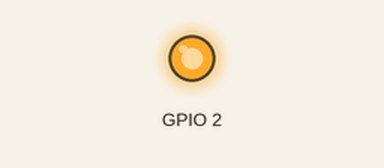
Recording of a program running on a simulated ESP8266 (NodeMCU). Shown: output pins drawn as LEDs (lit = HIGH). WiFi joins after 1.5 s; servers stay silent unless stated; what the program prints to the serial monitor is not drawn.

Above: at 1.9 s.
At 7.4 s:
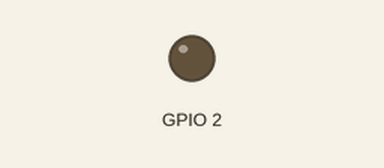
Timing chart, 0 to 8.2 s (numbered marks = the images above):
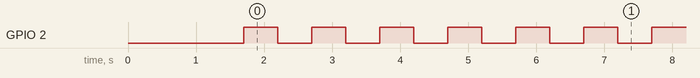

The program:

main.cpp
```cpp
#include "Arduino.h"
#include <FS.h>                   //this needs to be first, or it all crashes and burns...

#include <ESP8266WiFi.h>          //https://github.com/esp8266/Arduino
#include <ESP8266HTTPClient.h>
#include <ESP8266httpUpdate.h>

//needed for library
#include <DNSServer.h>
#include <ESP8266WebServer.h>
#include <WiFiManager.h>          //https://github.com/tzapu/WiFiManager


#include "Timer.h"
Timer t;


void checkUpdate() {
        Serial.println("Check for updates");
        t_httpUpdate_return ret = ESPhttpUpdate.update("https://upthrow.rondoe.com/update/esp?token=xhestcal842myu1ewrupfgpxsy1b352cq2psfohs2nrdxmvsxu0036pw9tdh5f4b", "", "A8 A8 4C 5D C7 5D 03 BB 1A 4C 47 13 B9 33 4C A6 4D AF 4A 63");

        switch(ret) {
        case HTTP_UPDATE_FAILED:
                Serial.printf("HTTP_UPDATE_FAILD Error (%d): %s", ESPhttpUpdate.getLastError(), ESPhttpUpdate.getLastErrorString().c_str());
                Serial.println();
                break;

        case HTTP_UPDATE_NO_UPDATES:
                Serial.println("HTTP_UPDATE_NO_UPDATES");
                break;

        case HTTP_UPDATE_OK:
                Serial.println("HTTP_UPDATE_OK");
                break;
        }
}

// the setup function runs once when you press reset or power the board
void setup() {
        Serial.begin(115200);

        //WiFiManager
        //Local intialization. Once its business is done, there is no need to keep it around
        WiFiManager wifiManager;

        //exit after config instead of connecting
        wifiManager.setBreakAfterConfig(true);


        //tries to connect to last known settings
        if (!wifiManager.autoConnect("AutoConnectAP", "password")) {
                Serial.println("failed to connect, we should reset as see if it connects");
                delay(3000);
                ESP.reset();
                delay(5000);
        }

        //if you get here you have connected to the WiFi
        Serial.println("connected...yeey :)");


        Serial.println("local ip");
        Serial.println(WiFi.localIP());

        checkUpdate();
        // check for software update every minute
        t.every(1000 * 60, checkUpdate);

        // initialize digital pin 13 as an output.
        pinMode(2, OUTPUT);
}

// the loop function runs over and over again forever
void loop() {
        t.update();
        digitalWrite(2, HIGH); // turn the LED on (HIGH is the voltage level)
        delay(500);        // wait for a second
        digitalWrite(2, LOW); // turn the LED off by making the voltage LOW
        delay(500);        // wait for a second
}
```

Measured:
- by itself, GPIO 2: moves between LOW and HIGH, repeating every 5.0 s
- by itself, everything shown: repeats every 5.0 s, in 10 steps
